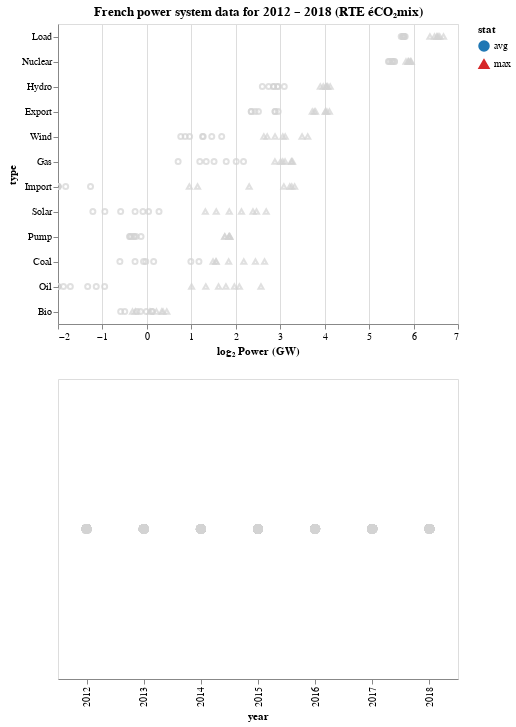

The cell this chart's notebook holds for it:
### Markdown cell above
### All years - with interactive selection

TODO: try a layerd chart so that the selected points are drawn **over** the others

### Code cell
selector = alt.selection_single(
    fields=['year'],
    empty='none',
    on='mouseover',
    nearest=True
)

base = alt.Chart(stats_yl).properties(
    width=400,
).add_selection(selector)

# The Dot plot
values  = base.mark_point().encode(
    x=alt.X('log2', 
        scale = alt.Scale(
            domain=(-2,7),
            clamp=True # nice for interactive charts. otherwise, clip=True may be better
        ),
        axis=alt.Axis(title='log₂ Power (GW)')
    ),
    y=alt.Y('type', sort=sorted_types),
    shape=alt.Shape(
        'stat', 
        scale=shape_scale
    ),
    # Make color, size, etc... interactive
    fill=alt.condition(
        selector,
        alt.Color('stat:N',scale=color_scale),
        alt.value('lightgray')
    ),
    stroke=alt.condition(
        selector,
        alt.Color('stat:N',scale=color_scale),
        alt.value('lightgray')
    ),
    fillOpacity=alt.condition(selector,
                        alt.value(1),
                        alt.value(0)),
    opacity=alt.condition(selector,
                        alt.value(1),
                        alt.value(0.7)),
    size=alt.condition(selector,
                       alt.value(50),
                       alt.value(25)),
    tooltip=['year', 'value']
).properties(
    title='French power system data for 2012 – 2018 (RTE éCO₂mix)'
).interactive()

# Year selector
years = base.mark_point(filled=True, size=100).encode(
    x='year:O',
    color=alt.condition(selector,
                        alt.value('green'),
                        alt.value('lightgray')),
)

chart = values & years
chart

### Figure 1 — Vega-Lite specification as saved in the notebook (floating-point values rounded to 4 significant figures; data arrays with more than 128 entries replaced by an {"elided": "..."} marker saying what was removed)
{"$schema": "https://vega.github.io/schema/vega-lite/v3.4.0.json", "config": {"mark": {"tooltip": null}, "view": {"height": 300, "width": 400}}, "data": {"name": "data-7a831517b55962d7905f31c6a5f73b7f"}, "datasets": {"data-7a831517b55962d7905f31c6a5f73b7f": {"elided": "168 records"}}, "vconcat": [{"encoding": {"fill": {"condition": {"field": "stat", "scale": {"domain": ["avg", "max"], "range": ["#1f77b4", "#d62728"]}, "selection": "selector021", "type": "nominal"}, "value": "lightgray"}, "fillOpacity": {"condition": {"selection": "selector021", "value": 1}, "value": 0}, "opacity": {"condition": {"selection": "selector021", "value": 1}, "value": 0.7}, "shape": {"field": "stat", "scale": {"domain": ["avg", "max"], "range": ["circle", "triangle-up"]}, "type": "nominal"}, "size": {"condition": {"selection": "selector021", "value": 50}, "value": 25}, "stroke": {"condition": {"field": "stat", "scale": {"domain": ["avg", "max"], "range": ["#1f77b4", "#d62728"]}, "selection": "selector021", "type": "nominal"}, "value": "lightgray"}, "tooltip": [{"field": "year", "type": "quantitative"}, {"field": "value", "type": "quantitative"}], "x": {"axis": {"title": "log₂ Power (GW)"}, "field": "log2", "scale": {"clamp": true, "domain": [-2, 7]}, "type": "quantitative"}, "y": {"field": "type", "sort": ["Load", "Nuclear", "Hydro", "Export", "Wind", "Gas", "Import", "Solar", "Pump", "Coal", "Oil", "Bio"], "type": "nominal"}}, "mark": "point", "selection": {"selector021": {"empty": "none", "fields": ["year"], "nearest": true, "on": "mouseover", "type": "single"}, "selector022": {"bind": "scales", "encodings": ["x", "y"], "type": "interval"}}, "title": "French power system data for 2012 – 2018 (RTE éCO₂mix)", "width": 400}, {"encoding": {"color": {"condition": {"selection": "selector021", "value": "green"}, "value": "lightgray"}, "x": {"field": "year", "type": "ordinal"}}, "mark": {"filled": true, "size": 100, "type": "point"}, "selection": {"selector021": {"empty": "none", "fields": ["year"], "nearest": true, "on": "mouseover", "type": "single"}}, "width": 400}]}
